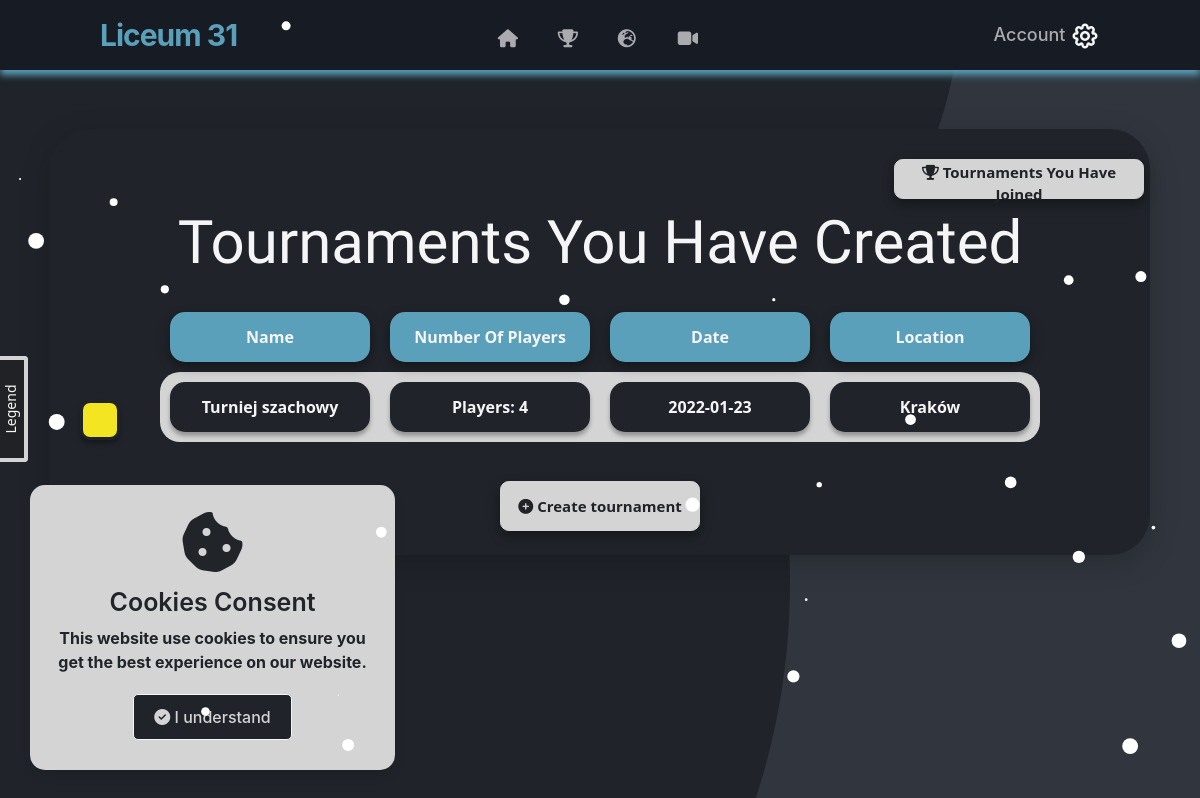
Before: /tournaments (signed in) with the older database file.
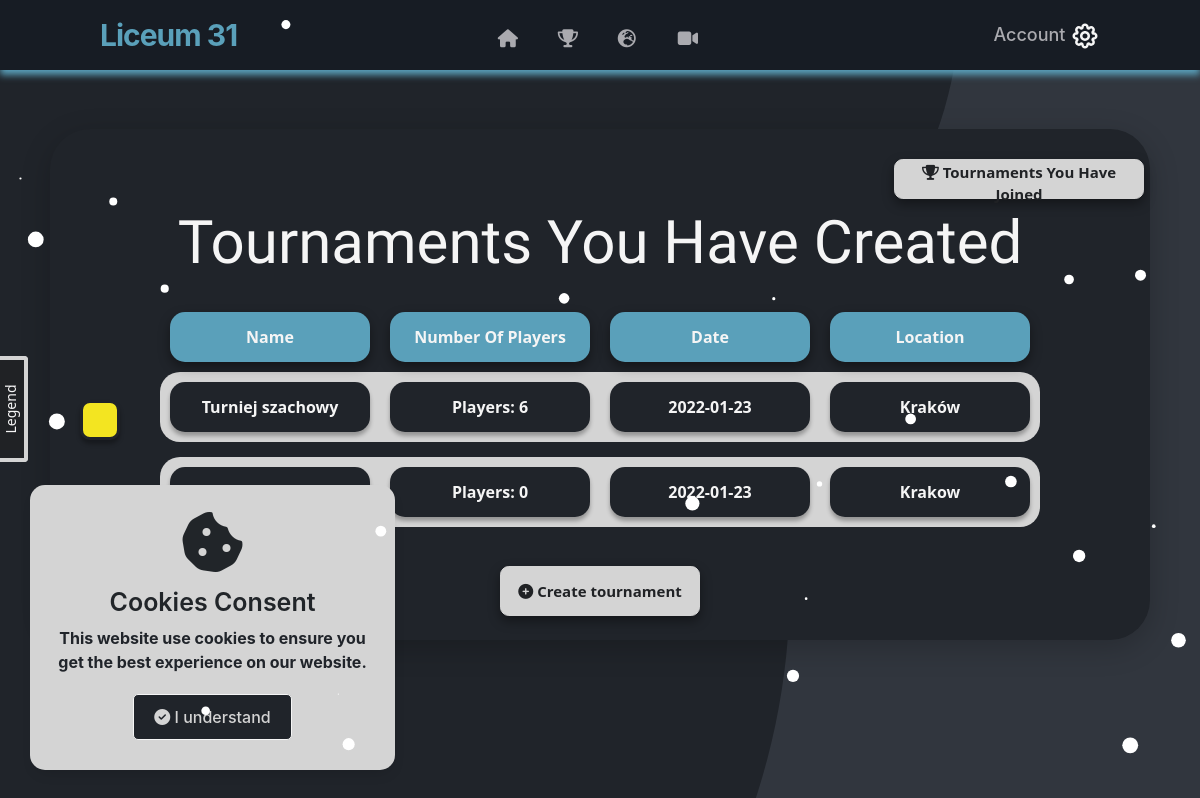
After: the same page with the newer database file.
### website/models.py (models this page shows)
class Tournament(db.Model):
    id = db.Column(db.Integer,primary_key=True)
    user_id = db.Column(db.Integer,db.ForeignKey('user.id'))
    name = db.Column(db.String(150))
    date = db.Column(db.Date)
    location = db.Column(db.String(150))
    discipline = db.Column(db.String(150))
    type = db.Column(db.String(150))
    description = db.Column(db.String(250))
    movielink = db.Column(db.String(150),default="")
    status = db.Column(db.String(150), default="upcoming")
    is_public = db.Column(db.Boolean(),default=False)
    current_round_number = db.Column(db.Integer(),default=0)
    max_rounds = db.Column(db.Integer(),default = 100000000)
    max_opponents = db.Column(db.Integer(),default = 100)
    edited_duel_id = db.Column(db.Integer())
    rounds = db.relationship('Round')
    duels = db.relationship('Duel')
    opponents = db.relationship('Opponent')
    standings = db.relationship('Standing')

### website/views.py (the view)
@views.route('/tournaments', methods=['GET', 'POST'])
@login_required
def tournaments():
    return render_template("tournaments.html", user=current_user)

### website/__init__.py (called while the page is built)
def create_app():
    app = Flask(__name__)
    app.config['SECRET_KEY'] = 'kjabwdlajbal'
    app.config['SQLALCHEMY_DATABASE_URI'] = f'sqlite:///{DB_NAME}'
    app.config['SQLALCHEMY_TRACK_MODIFICATIONS'] = False
    app.config['TRAP_HTTP_EXCEPTIONS']=True
    db.init_app(app)  # inicjowanie bazy danych dla aplikacji
    from .views import views
    from .auth import auth
    app.register_blueprint(views, url_prefix='/')
    app.register_blueprint(auth, url_prefix='/')
    from .models import User
    create_datebase(app)
    login_manager = LoginManager()
    login_manager.login_view = 'auth.login'
    login_manager.init_app(app)
    @login_manager.user_loader
    def load_user(id):
        return User.query.get(int(id))
    return app

### website/templates/tournaments.html (shortened to what this page needs)
{% extends "base.html" %} {% block title %}Tournaments You Have Created{% endblock %} {% block content %}
<section class="tournaments_box_container container_tournaments">
    <br />
    <div align="right">
        <a href="/joined-tournaments">
            <button id="btn" style="margin: 6px;" type="button" class="btn-danger_join_tournaments">
                <i title="Tournaments You Have Joined" class="fa fa-trophy"></i>
                Tournaments You Have Joined
            </button>
        </a>
    </div>
    <h3 align="center">Tournaments You Have Created</h3>
    {% if user.tournaments|length > 0 %}
    <table style="margin: auto">
        <tbody style="display: flex; margin-top: 15px">
            <tr class="btn-danger_nav_list_group_tournaments">
                <div align="center ">
                    <td>Name</td>
                </div>
            </tr>
            <tr class="btn-danger_nav_list_group_tournaments">
                <div align="center ">
                    <td>Number Of Players</td>
                </div>
            </tr>
            <tr class="btn-danger_nav_list_group_tournaments">
                <div align="center ">
                    <td>Date</td>
                </div>
            </tr>
            <tr class="btn-danger_nav_list_group_tournaments">
                <div align="center ">
                    <td>Location</td>
                </div>
            </tr>
        </tbody>
        {% for tournament in user.tournaments %}
        <table style="margin: auto">
            <tbody class="btn_tournaments_list" onClick="showTournament({{tournament.id}}) "
                style="display: flex; margin-bottom: 15px">
                {% if tournament.status == 'upcoming' %}
                <button style="margin-left: 30px; margin-right: -70px" class="btn_activity upcoming"></button> {% endif
                %}
                <tr class="btn-danger_nav_list_group_tournaments_name" align="center ">
                    <td>{{tournament.name}}</td>
                </tr>
                <tr class="btn-danger_nav_list_group_tournaments_name" align="center ">
                    <td>Players: {{tournament.opponents|length}}</td>
                </tr>
                <tr class="btn-danger_nav_list_group_tournaments_name" align="center ">
                    <td>{{tournament.date}}</td>
                </tr>
                <tr class="btn-danger_nav_list_group_tournaments_name" align="center ">
                    <td>{{tournament.location}}</td>
                </tr>
            </tbody>
        </table>
        {% endfor %}
        <br />
    </table>
    <div class="box">
        <div class="box__content">
            <div class="box__title">Legend</div>
        </div>
    </div>
    {% else %}
    <h5 style="color: white" align="center">
        <i class="fa fa-info-circle"></i> Eventually your have no created tournaments.
    </h5>
    <br> {% endif %}
    <div align="center ">
        <a href="/new-tournament ">
            <button id="btn" type="button " class="btn-danger_nav_tournaments">
                <i class="fa fa-plus-circle"></i>
                Create tournament
            </button>
        </a>
    </div>
    <br />
</section>
{% endblock %}

### website/templates/base.html (shortened to what this page needs)
<!DOCTYPE html>
<html lang="en">
<head>
    <link rel="stylesheet" href="https://stackpath.bootstrapcdn.com/bootstrap/4.4.1/css/bootstrap.min.css"
 />
    <link rel="stylesheet" href="https://stackpath.bootstrapcdn.com/font-awesome/4.7.0/css/font-awesome.min.css"
 />
    <link rel="stylesheet" href="{{ url_for('static', filename='style.css') }}" />
    <link rel="stylesheet" href="https://cdnjs.cloudflare.com/ajax/libs/tippy.js/2.5.3/themes/light.css" />
</head>
<body>
    <div class="wrapper">
        <i class="fas fa-cookie-bite fa-4x"></i>
        <div class="content">
          <header>Cookies Consent</header>
          <p>This website use cookies to ensure you get the best experience on our website.</p>
          <div class="buttons">
            <button class="item"><i class="fas fa-check-circle"></i> I understand</button>
          </div>
        </div>
    </div>
    <section>
        <div id="snow">
        </div>
        <nav>
            <a id="home" href="/">
                <div class="logo" style="color: #5aa0ba; font-weight: 700">Liceum 31</div>
            </a>
            <div id="btn" class="nav-items">
                <li>
                    <a class="tooltip" title="Home Page" id="home" href="/"><i style="margin-bottom: 20px;" class="fas fa-home"></i></a>
                </li>
                <li>
                    <a class="tooltip" title="My Tournaments" href="/tournaments"><i style="margin-bottom: 20px;" class="fas fa-trophy"></i></a>
                </li>
                <li>
                    <a class="tooltip" title="Global Tournament" href="/public-tournaments"><i style="margin-bottom: 20px;" class="fas fa-globe-europe"></i></a>
                <li>
                    <a class="tooltip tippy-arrow" title="Video" href="/video"><i style="margin-bottom: 20px;" class="fas fa-video"></i></a>
                </li>
            </div>
            {% if user.is_authenticated %}
            <ul id="account-btn">
                <li>
                    <a href="#" id="account-btn-caption">Account</a>
                    <a href="#" id="account-btn-icon">
                    </a>
                </li>
            </ul>
            {% endif %}
        </nav>
        <div class="container" style="min-width: 100%;">{% block content %} {% endblock %}</div>
        <link rel="preconnect" href="/your-path-to-fontawesome/css/fontawesome.css" rel="stylesheet">
        <link rel="stylesheet" href="https://unpkg.com/balloon-css/balloon.min.css">
    </section>
</body>
</html>

Changed rows visible on the page:
computed for Tournament "Turniej szachowy": opponents|length "4" → "6"
added Tournament: opponents|length "0", date "2022-01-23", location "Krakow"
